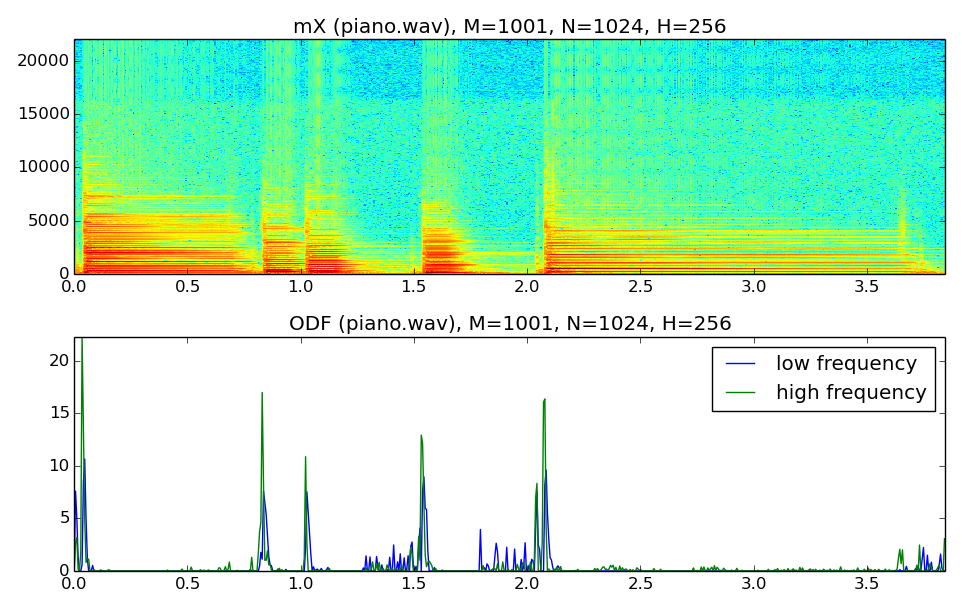

This chart was generated by the following Python code:
import os
import sys
import numpy as np
from scipy.signal import get_window
import matplotlib.pyplot as plt
import math
import stft as STFT
import utilFunctions as UF

eps = np.finfo(float).eps

import time
from scipy.signal.windows import hamming
from scipy.fftpack import fft

"""
Computing onset detection function

A function computing a simple onset detection function (ODF) using the STFT. I compute two ODFs one 
for each of the frequency bands, low and high. The low frequency band is the set of all the frequencies 
from 0 - 3000 Hz and the high frequency band is the set of all the frequencies from 3000 - 10000 Hz. 

The input arguments to the function are the wav file name including the path (inputFile), window type (window),
window length (M), FFT size (N), and hop size (H). The function returns a numpy array with two columns, 
where the first column is the ODF computed on the low frequency band and the second column is the ODF computed
on the high frequency band.

"""

def computeODF(inputFile='piano.wav', window='hamming', M=1001, N=1024, H=256):
    """
    Inputs:
            inputFile (string): input sound file (monophonic with sampling rate of 44100)
            window (string): analysis window type (choice of rectangular, triangular, hanning, hamming, 
                blackman, blackmanharris)
            M (integer): analysis window size (odd integer value)
            N (integer): fft size (power of two, bigger or equal than than M)
            H (integer): hop size for the STFT computation
    Output:
            The function should return a numpy array with two columns, where the first column is the ODF 
            computed on the low frequency band and the second column is the ODF computed on the high 
            frequency band.
            ODF[:,0]: ODF computed in band 0 < f < 3000 Hz 
            ODF[:,1]: ODF computed in band 3000 < f < 10000 Hz
    """
    
    w = get_window(window, M)
    fs, x = UF.wavread(inputFile)
    mX, pX = STFT.stftAnal(x, fs, w, N, H)
    mX = 10**(mX/20.0)
    El = np.zeros(mX.shape[0])
    Eh = np.zeros(mX.shape[0])
    l = int(np.floor(N*3000.0/fs))
    h = int(np.floor(N*10000.0/fs))
    
    for i in range(0, mX.shape[0]):
        for j in range(1, l+1):
            El[i] += mX[i][j]*mX[i][j]
        for k in range(l+1, h+1):
            Eh[i] += mX[i][k]*mX[i][k]

    El = 10*np.log10(El)
    Eh = 10*np.log10(Eh)
    
    Ol = np.zeros(mX.shape[0])
    Oh = np.zeros(mX.shape[0])
    for i in range(1, mX.shape[0]):
        Ol[i] = El[i]-El[i-1]
        Oh[i] = Eh[i]-Eh[i-1]
    Ol[Ol<0] = 0
    Oh[Oh<0] = 0
    ODF=  np.array([Ol,Oh])
    
    #plot STFT spectrogram
    mX = np.log10(mX)/20.0
    plt.figure(1, figsize=(9.5, 6))

    plt.subplot(211)
    numFrames = int(mX[:,0].size)
    frmTime = H*np.arange(numFrames)/float(fs)                             
    binFreq = np.arange(N/2+1)*float(fs)/N                         
    plt.pcolormesh(frmTime, binFreq, np.transpose(mX))
    plt.title('mX (piano.wav), M=1001, N=1024, H=256')
    plt.autoscale(tight=True)

    plt.subplot(212)
    numFrames = int(ODF[0,:].size)
    frmTime = H*np.arange(numFrames)/float(fs)                                              
    plt.plot(frmTime, ODF[0,:])
    plt.plot(frmTime, ODF[1,:])
    plt.title('ODF (piano.wav), M=1001, N=1024, H=256')
    plt.autoscale(tight=True)
    plt.legend(('low frequency','high frequency'))
    
    plt.tight_layout()
    plt.savefig('spectrogram.png')
    plt.show()
    

    return(int(mX[:,0].size), int(ODF[0,:].size))
    
